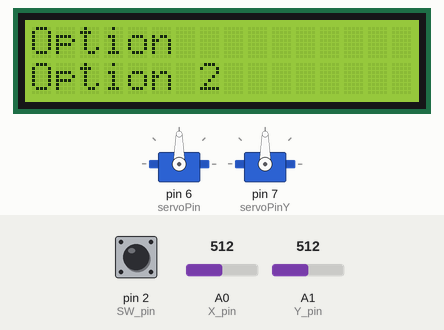
This sketch was run on a simulated Arduino Uno, built with avr-gcc and run on an emulated ATmega328P. On the bench: 2 × servo, 16×2 character LCD. Inputs (shaded band) come from the test bench; at power-on: A0 (X_pin) = 512, A1 (Y_pin) = 512, pin 2 (SW_pin) HIGH. What the sketch prints to the serial monitor is not drawn.

Above: at 1.2 s.
1.3 s: A0 (X_pin) set to 716
At 2.5 s:
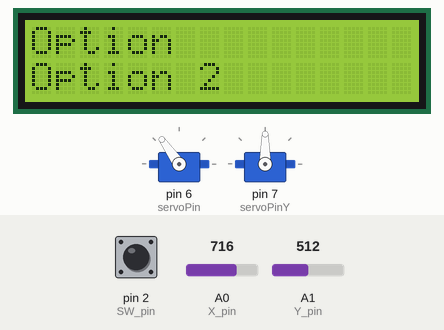
2.8 s: A1 (Y_pin) set to 716
At 4.0 s:
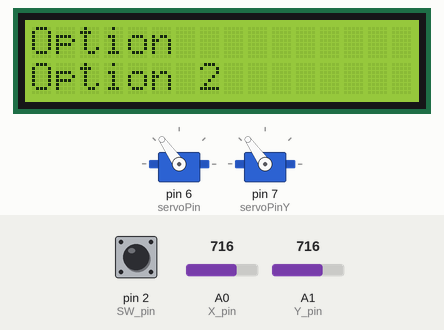
4.3 s: A0 (X_pin) set to 900
At 5.5 s:
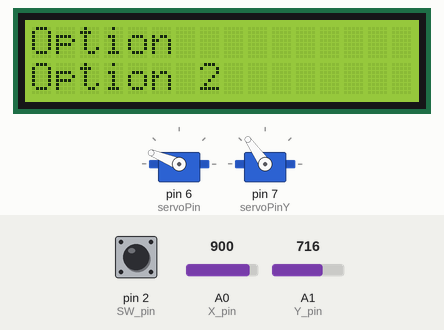
5.8 s: A1 (Y_pin) set to 900
At 7.0 s:
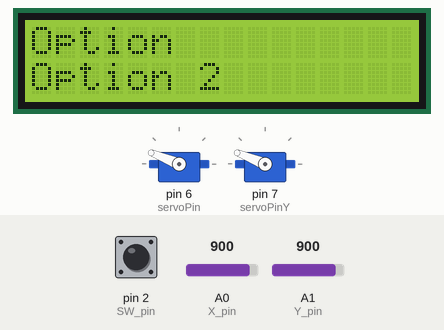
7.3 s: A0 (X_pin) set to 1023
At 8.5 s:
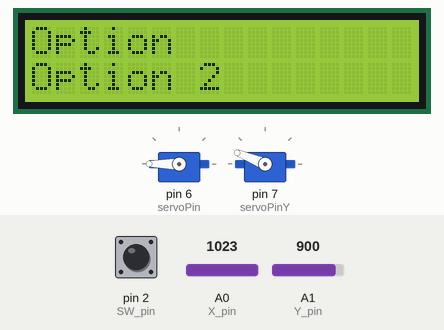
8.8 s: A1 (Y_pin) set to 1023
At 10.2 s:
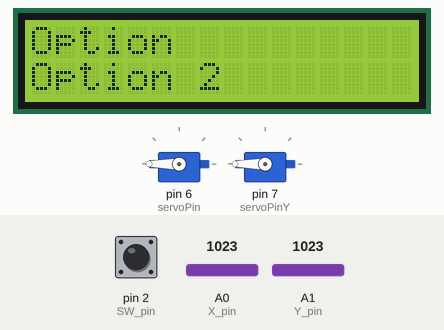
Timing chart, 0 to 11.3 s (numbered marks = the images above; inputs shaded):
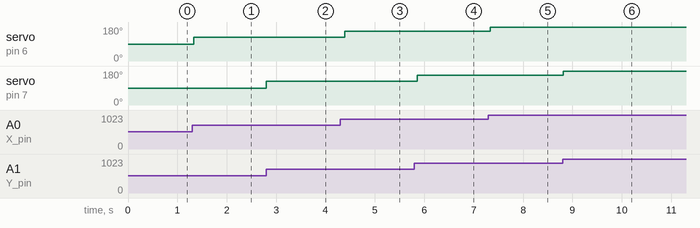

The sketch:

joystick_menu_LCD.ino
```cpp
#include <LiquidCrystal.h>// include the library code
#include <Servo.h>

Servo servoX, servoY;
const int SW_pin = 2; //DIGITAL pin connected to switch output.
const int X_pin = 0; //ANALOG pin connected to X output.
const int Y_pin = 1; //ANALOG pin connected to Y output.
int servoPin = 6, servoPinY = 7;
int X_val, Y_val, buttonValue;
LiquidCrystal lcd(8, 9, 10, 11, 12, 13);
int delTime = 100;

int numberOfCharacters = 16;
char state[] = "00";

char array1[]="Option          ";  //the string to print on the LCD
char array2[]="Option 2        ";  //the string to print on the LCD
char array3[]="Option 2        ";  //the string to print on the LCD
char array4[]="Option 1.2      ";


void setup() {
  pinMode(SW_pin, INPUT);
  digitalWrite(SW_pin, HIGH);
  Serial.begin(115200);
  servoX.attach(servoPin);
  servoY.attach(servoPinY);
  lcd.begin(16, 2);
}

void loop() {
  //Serial.print("Switch: ");
  buttonValue = !digitalRead(SW_pin);
  //Serial.print(buttonValue);
  //Serial.print("\n"); //To leave one line empty ("print to new line" order).
  //Serial.print("X-axis: ");
  X_val = analogRead(X_pin);
  //Serial.print(X_val);
  X_val = map(X_val, 0, 1023, 0, 180);
  servoX.write(X_val);
  //Serial.print("\n"); //To leave one line empty ("print to new line" order).
  //Serial.print("Y-axis: ");
  Y_val = analogRead(Y_pin);
  //Serial.print(Y_val);
  Y_val = map(Y_val, 0, 1023, 0, 180);
  servoY.write(Y_val);
  //Serial.print("\n\n"); //To leave one line empty ("print to new line" order).

  lcd.setCursor(0,0);
  for (int pos = 0; pos<numberOfCharacters; pos++) {
    lcd.print(array1[pos]);
  }
  lcd.setCursor(0,8);
  Serial.print("State is:");
  Serial.println(state[0]);
  lcd.print(state[0]);
  lcd.print(state[1]);

  lcd.setCursor(0,1);
  for (int pos = 0; pos<numberOfCharacters; pos++) {
    lcd.print(array2[pos]);
  }
  //char tempC[3];
  //sprintf(tempC, "%g", temperature);
  //puts(temperature)
  //lcd.setCursor(8,1);
  //lcd.print(toFarenheit(temperature));


  if (strcmp(state,"00")) {
    strcpy(state,"10");
    Serial.println("State is:");
    Serial.print(state);
  }
  delay(delTime);
}
```

Measured:
- after the input at 1.3 s, servo on pin 6 (servoPin): 90° → 125° at once
- after the input at 2.8 s, servo on pin 7 (servoPinY): 90° → 125° at once
- after the input at 4.3 s, servo on pin 6 (servoPin): 125° → 158° after 0.09 s
- after the input at 5.8 s, servo on pin 7 (servoPinY): 125° → 158° after 0.06 s
- after the input at 7.3 s, servo on pin 6 (servoPin): 158° → 180° at once
- after the input at 8.8 s, servo on pin 7 (servoPinY): 158° → 180° at once
